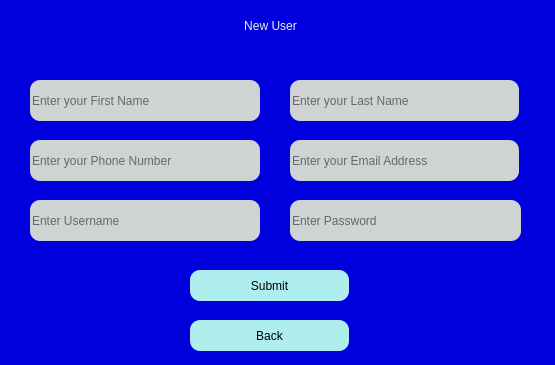
<?xml version="1.0" encoding="UTF-8"?>
<ui version="4.0">
 <class>NewUser</class>
 <widget class="QWidget" name="NewUser">
  <property name="geometry">
   <rect>
    <x>0</x>
    <y>0</y>
    <width>555</width>
    <height>365</height>
   </rect>
  </property>
  <property name="windowTitle">
   <string>Form</string>
  </property>
  <property name="styleSheet">
   <string notr="true">background-color: rgb(0, 0, 220);</string>
  </property>
  <widget class="QLabel" name="l_newuser">
   <property name="geometry">
    <rect>
     <x>180</x>
     <y>10</y>
     <width>181</width>
     <height>31</height>
    </rect>
   </property>
   <property name="styleSheet">
    <string notr="true">font: 24pt &quot;.SF NS Text&quot;;
background: transparent;
color: rgb(234, 239, 238);
</string>
   </property>
   <property name="text">
    <string>New User</string>
   </property>
   <property name="alignment">
    <set>Qt::AlignCenter</set>
   </property>
  </widget>
  <widget class="QLineEdit" name="txt_firstname">
   <property name="enabled">
    <bool>true</bool>
   </property>
   <property name="geometry">
    <rect>
     <x>30</x>
     <y>80</y>
     <width>230</width>
     <height>41</height>
    </rect>
   </property>
   <property name="styleSheet">
    <string notr="true">background-color: rgb(207, 211, 211);
border-style:outset;
border-radius:10px;
font: 14pt &quot;Arial&quot;;</string>
   </property>
   <property name="text">
    <string/>
   </property>
   <property name="placeholderText">
    <string>Enter your First Name</string>
   </property>
  </widget>
  <widget class="QLineEdit" name="txt_lastname">
   <property name="geometry">
    <rect>
     <x>290</x>
     <y>80</y>
     <width>229</width>
     <height>41</height>
    </rect>
   </property>
   <property name="styleSheet">
    <string notr="true">background-color: rgb(207, 211, 211);
border-style:outset;
border-radius:10px;
font: 14pt &quot;Arial&quot;;</string>
   </property>
   <property name="placeholderText">
    <string>Enter your Last Name</string>
   </property>
  </widget>
  <widget class="QLineEdit" name="txt_phone">
   <property name="geometry">
    <rect>
     <x>30</x>
     <y>140</y>
     <width>230</width>
     <height>41</height>
    </rect>
   </property>
   <property name="styleSheet">
    <string notr="true">background-color: rgb(207, 211, 211);
border-style:outset;
border-radius:10px;
font: 14pt &quot;Arial&quot;;</string>
   </property>
   <property name="placeholderText">
    <string>Enter your Phone Number </string>
   </property>
  </widget>
  <widget class="QLineEdit" name="txt_email">
   <property name="geometry">
    <rect>
     <x>290</x>
     <y>140</y>
     <width>229</width>
     <height>41</height>
    </rect>
   </property>
   <property name="styleSheet">
    <string notr="true">background-color: rgb(207, 211, 211);
border-style:outset;
border-radius:10px;
font: 14pt &quot;Arial&quot;;</string>
   </property>
   <property name="placeholderText">
    <string>Enter your Email Address </string>
   </property>
  </widget>
  <widget class="QLineEdit" name="txt_username">
   <property name="geometry">
    <rect>
     <x>30</x>
     <y>200</y>
     <width>230</width>
     <height>41</height>
    </rect>
   </property>
   <property name="styleSheet">
    <string notr="true">background-color: rgb(207, 211, 211);
border-style:outset;
border-radius:10px;
font: 14pt &quot;Arial&quot;;</string>
   </property>
   <property name="placeholderText">
    <string>Enter Username</string>
   </property>
  </widget>
  <widget class="QLineEdit" name="lineEdit">
   <property name="geometry">
    <rect>
     <x>290</x>
     <y>200</y>
     <width>231</width>
     <height>41</height>
    </rect>
   </property>
   <property name="styleSheet">
    <string notr="true">background-color: rgb(207, 211, 211);
border-style:outset;
border-radius:10px;
font: 14pt &quot;Arial&quot;;</string>
   </property>
   <property name="placeholderText">
    <string>Enter Password</string>
   </property>
  </widget>
  <widget class="QPushButton" name="btn_submit">
   <property name="geometry">
    <rect>
     <x>190</x>
     <y>270</y>
     <width>159</width>
     <height>31</height>
    </rect>
   </property>
   <property name="styleSheet">
    <string notr="true">color: rgb(0, 0, 0);
background-color: rgb(160,0,0);
border-style:outset;
border-radcolor: rgb(0, 0, 0);
background-color:rgb(175,238,238);
border-style:outset;
border-radius:10px;
font: 14pt &quot;Arial&quot;;ius:10px;
font: 14pt &quot;Arial&quot;;</string>
   </property>
   <property name="text">
    <string>Submit</string>
   </property>
  </widget>
  <widget class="QPushButton" name="Back">
   <property name="geometry">
    <rect>
     <x>190</x>
     <y>320</y>
     <width>159</width>
     <height>31</height>
    </rect>
   </property>
   <property name="styleSheet">
    <string notr="true">color: rgb(0, 0, 0);
background-color: rgb(160,0,0);
border-style:outset;
border-radcolor: rgb(0, 0, 0);
background-color:rgb(175,238,238);
border-style:outset;
border-radius:10px;
font: 14pt &quot;Arial&quot;;ius:10px;
font: 14pt &quot;Arial&quot;;</string>
   </property>
   <property name="text">
    <string>Back</string>
   </property>
  </widget>
  <widget class="QLabel" name="label">
   <property name="geometry">
    <rect>
     <x>-10</x>
     <y>0</y>
     <width>571</width>
     <height>371</height>
    </rect>
   </property>
   <property name="text">
    <string/>
   </property>
   <property name="pixmap">
    <pixmap>C:/Users/bestm/Desktop/IMG/Pokemon.jpg</pixmap>
   </property>
  </widget>
  <zorder>label</zorder>
  <zorder>l_newuser</zorder>
  <zorder>txt_firstname</zorder>
  <zorder>txt_lastname</zorder>
  <zorder>txt_phone</zorder>
  <zorder>txt_email</zorder>
  <zorder>txt_username</zorder>
  <zorder>lineEdit</zorder>
  <zorder>btn_submit</zorder>
  <zorder>Back</zorder>
 </widget>
 <resources/>
 <connections/>
</ui>
